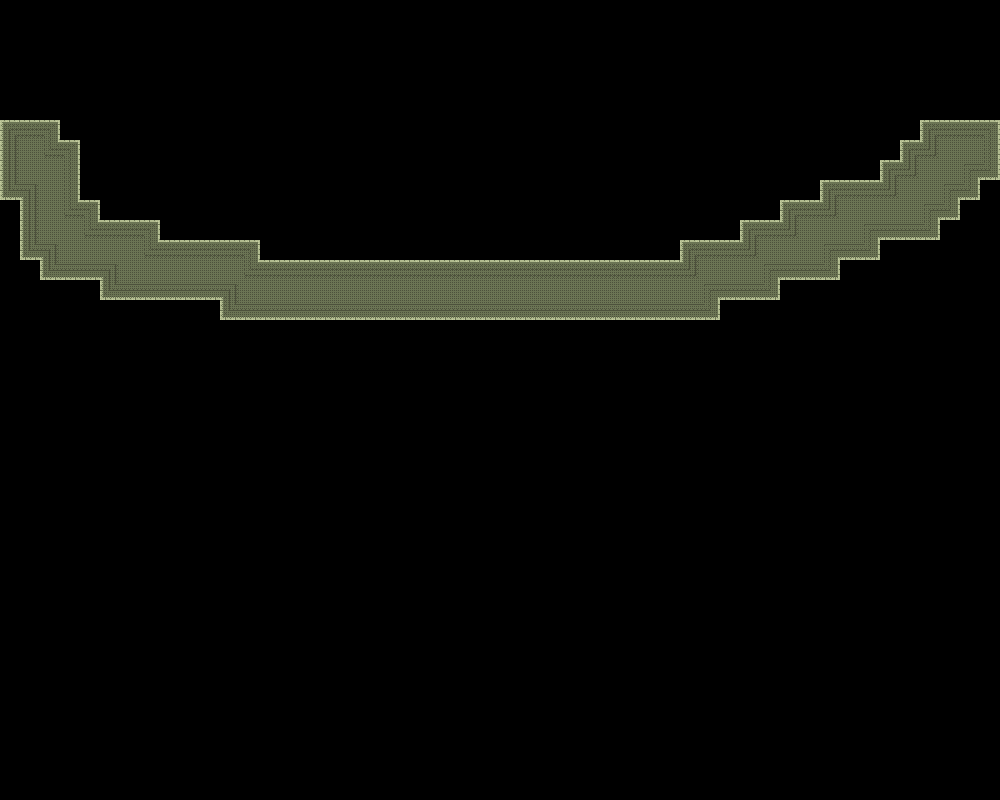

This is a level from a 2D game, rendered from its Tiled map with the project's own tilesets. A one-line summary and the complete map file follow:
An orthogonal 50x40 tile map with 20x20 px tiles, 1 tile layer (bg) and 1 object.

<map version="1.0" orientation="orthogonal" width="50" height="40" tilewidth="20" tileheight="20">
 <tileset firstgid="1" name="tiles_newyork" tilewidth="20" tileheight="20">
  <image source="../../../../../SuperLemonadeFactory1989Content/Lemonade/tiles_newyork.png" width="400" height="400" />
  <terraintypes>
   <terrain name="solid" tile="-1" />
  </terraintypes>
  <tile id="8" terrain=",,,0" />
  <tile id="9" terrain=",,0,0" />
  <tile id="10" terrain=",,0,0" />
  <tile id="11" terrain=",,0,0" />
  <tile id="12" terrain=",,0,0" />
  <tile id="13" terrain=",,0,0" />
  <tile id="14" terrain=",,0," />
  <tile id="15" terrain="0,0,0," />
  <tile id="16" terrain="0,0,,0" />
  <tile id="28" terrain=",0,,0" />
  <tile id="34" terrain="0,,0," />
  <tile id="35" terrain="0,,0,0" />
  <tile id="36" terrain=",0,0,0" />
  <tile id="48" terrain=",0,,0" />
  <tile id="54" terrain="0,,0," />
  <tile id="68" terrain=",0,,0" />
  <tile id="74" terrain="0,,0," />
  <tile id="88" terrain=",0,,0" />
  <tile id="94" terrain="0,,0," />
  <tile id="108" terrain=",0,,0" />
  <tile id="114" terrain="0,,0," />
  <tile id="128" terrain=",0,," />
  <tile id="129" terrain="0,0,," />
  <tile id="130" terrain="0,0,," />
  <tile id="131" terrain="0,0,," />
  <tile id="132" terrain="0,0,," />
  <tile id="133" terrain="0,0,," />
  <tile id="134" terrain="0,,," />
  <tile id="194" terrain="0,0,0,0" />
  <tile id="356">
   <properties>
    <property name="LargeCrate" value="" />
   </properties>
  </tile>
  <tile id="380">
   <properties>
    <property name="Andre" value="" />
   </properties>
  </tile>
  <tile id="381">
   <properties>
    <property name="Liselot" value="" />
   </properties>
  </tile>
  <tile id="382">
   <properties>
    <property name="Amsterdaam" value="" />
   </properties>
  </tile>
  <tile id="383">
   <properties>
    <property name="Worker" value="" />
   </properties>
  </tile>
  <tile id="384">
   <properties>
    <property name="Inspector" value="" />
   </properties>
  </tile>
  <tile id="385">
   <properties>
    <property name="Chef" value="" />
   </properties>
  </tile>
  <tile id="386">
   <properties>
    <property name="Exit" value="" />
   </properties>
  </tile>
  <tile id="387">
   <properties>
    <property name="Trampoline" value="" />
   </properties>
  </tile>
  <tile id="388">
   <properties>
    <property name="SmallCrate" value="" />
   </properties>
  </tile>
  <tile id="389">
   <properties>
    <property name="SugarBag" value="" />
   </properties>
  </tile>
 </tileset>
 <layer name="bg" width="50" height="40">
  <data encoding="csv">
0,0,0,0,0,0,0,0,0,0,0,0,0,0,0,0,0,0,0,0,0,0,0,0,0,0,0,0,0,0,0,0,0,0,0,0,0,0,0,0,0,0,0,0,0,0,0,0,0,0,
0,0,0,0,0,0,0,0,0,0,0,0,0,0,0,0,0,0,0,0,0,0,0,0,0,0,0,0,0,0,0,0,0,0,0,0,0,0,0,0,0,0,0,0,0,0,0,0,0,0,
0,0,0,0,0,0,0,0,0,0,0,0,0,0,0,0,0,0,0,0,0,0,0,0,0,0,0,0,0,0,0,0,0,0,0,0,0,0,0,0,0,0,0,0,0,0,0,0,0,0,
0,0,0,0,0,0,0,0,0,0,0,0,0,0,0,0,0,0,0,0,0,0,0,0,0,0,0,0,0,0,0,0,0,0,0,0,0,0,0,0,0,0,0,0,0,0,0,0,0,0,
0,0,0,0,0,0,0,0,0,0,0,0,0,0,0,0,0,0,0,0,0,0,0,0,0,0,0,0,0,0,0,0,0,0,0,0,0,0,0,0,0,0,0,0,0,0,0,0,0,0,
0,0,0,0,0,0,0,0,0,0,0,0,0,0,0,0,0,0,0,0,0,0,0,0,0,0,0,0,0,0,0,0,0,0,0,0,0,0,0,0,0,0,0,0,0,0,0,0,0,0,
9,10,15,0,0,0,0,0,0,0,0,0,0,0,0,0,0,0,0,0,0,0,0,0,0,0,0,0,0,0,0,0,0,0,0,0,0,0,0,0,0,0,0,0,0,0,9,12,14,15,
89,195,36,15,0,0,0,0,0,0,0,0,0,0,0,0,0,0,0,0,0,0,0,0,0,0,0,0,0,0,0,0,0,0,0,0,0,0,0,0,0,0,0,0,0,9,37,195,195,115,
29,195,195,95,0,0,0,0,0,0,0,0,0,0,0,0,0,0,0,0,0,0,0,0,0,0,0,0,0,0,0,0,0,0,0,0,0,0,0,0,0,0,0,0,9,37,195,195,16,135,
129,17,195,75,0,0,0,0,0,0,0,0,0,0,0,0,0,0,0,0,0,0,0,0,0,0,0,0,0,0,0,0,0,0,0,0,0,0,0,0,0,9,12,12,37,195,195,16,135,0,
0,89,195,36,15,0,0,0,0,0,0,0,0,0,0,0,0,0,0,0,0,0,0,0,0,0,0,0,0,0,0,0,0,0,0,0,0,0,0,9,14,37,195,195,195,195,16,135,0,0,
0,109,195,195,36,13,10,15,0,0,0,0,0,0,0,0,0,0,0,0,0,0,0,0,0,0,0,0,0,0,0,0,0,0,0,0,0,9,11,37,195,195,195,16,131,133,135,0,0,0,
0,129,17,195,195,195,195,36,11,11,13,10,15,0,0,0,0,0,0,0,0,0,0,0,0,0,0,0,0,0,0,0,0,0,9,12,10,37,195,195,195,16,131,135,0,0,0,0,0,0,
0,0,129,132,134,17,195,195,195,195,195,195,36,14,11,10,14,10,14,11,12,10,11,14,12,10,14,11,11,10,11,11,10,13,37,195,195,195,16,134,131,135,0,0,0,0,0,0,0,0,
0,0,0,0,0,129,130,134,130,133,134,17,195,195,195,195,195,195,195,195,195,195,195,195,195,195,195,195,195,195,195,195,195,195,195,16,131,132,135,0,0,0,0,0,0,0,0,0,0,0,
0,0,0,0,0,0,0,0,0,0,0,129,131,133,134,130,131,130,134,130,131,134,131,130,133,134,130,134,132,133,132,134,133,133,133,135,0,0,0,0,0,0,0,0,0,0,0,0,0,0,
0,0,0,0,0,0,0,0,0,0,0,0,0,0,0,0,0,0,0,0,0,0,0,0,0,0,0,0,0,0,0,0,0,0,0,0,0,0,0,0,0,0,0,0,0,0,0,0,0,0,
0,0,0,0,0,0,0,0,0,0,0,0,0,0,0,0,0,0,0,0,0,0,0,0,0,0,0,0,0,0,0,0,0,0,0,0,0,0,0,0,0,0,0,0,0,0,0,0,0,0,
0,0,0,0,0,0,0,0,0,0,0,0,0,0,0,0,0,0,0,0,0,0,0,0,0,0,0,0,0,0,0,0,0,0,0,0,0,0,0,0,0,0,0,0,0,0,0,0,0,0,
0,0,0,0,0,0,0,0,0,0,0,0,0,0,0,0,0,0,0,0,0,0,0,0,0,0,0,0,0,0,0,0,0,0,0,0,0,0,0,0,0,0,0,0,0,0,0,0,0,0,
0,0,0,0,0,0,0,0,0,0,0,0,0,0,0,0,0,0,0,0,0,0,0,0,0,0,0,0,0,0,0,0,0,0,0,0,0,0,0,0,0,0,0,0,0,0,0,0,0,0,
0,0,0,0,0,0,0,0,0,0,0,0,0,0,0,0,0,0,0,0,0,0,0,0,0,0,0,0,0,0,0,0,0,0,0,0,0,0,0,0,0,0,0,0,0,0,0,0,0,0,
0,0,0,0,0,0,0,0,0,0,0,0,0,0,0,0,0,0,0,0,0,0,0,0,0,0,0,0,0,0,0,0,0,0,0,0,0,0,0,0,0,0,0,0,0,0,0,0,0,0,
0,0,0,0,0,0,0,0,0,0,0,0,0,0,0,0,0,0,0,0,0,0,0,0,0,0,0,0,0,0,0,0,0,0,0,0,0,0,0,0,0,0,0,0,0,0,0,0,0,0,
0,0,0,0,0,0,0,0,0,0,0,0,0,0,0,0,0,0,0,0,0,0,0,0,0,0,0,0,0,0,0,0,0,0,0,0,0,0,0,0,0,0,0,0,0,0,0,0,0,0,
0,0,0,0,0,0,0,0,0,0,0,0,0,0,0,0,0,0,0,0,0,0,0,0,0,0,0,0,0,0,0,0,0,0,0,0,0,0,0,0,0,0,0,0,0,0,0,0,0,0,
0,0,0,0,0,0,0,0,0,0,0,0,0,0,0,0,0,0,0,0,0,0,0,0,0,0,0,0,0,0,0,0,0,0,0,0,0,0,0,0,0,0,0,0,0,0,0,0,0,0,
0,0,0,0,0,0,0,0,0,0,0,0,0,0,0,0,0,0,0,0,0,0,0,0,0,0,0,0,0,0,0,0,0,0,0,0,0,0,0,0,0,0,0,0,0,0,0,0,0,0,
0,0,0,0,0,0,0,0,0,0,0,0,0,0,0,0,0,0,0,0,0,0,0,0,0,0,0,0,0,0,0,0,0,0,0,0,0,0,0,0,0,0,0,0,0,0,0,0,0,0,
0,0,0,0,0,0,0,0,0,0,0,0,0,0,0,0,0,0,0,0,0,0,0,0,0,0,0,0,0,0,0,0,0,0,0,0,0,0,0,0,0,0,0,0,0,0,0,0,0,0,
0,0,0,0,0,0,0,0,0,0,0,0,0,0,0,0,0,0,0,0,0,0,0,0,0,0,0,0,0,0,0,0,0,0,0,0,0,0,0,0,0,0,0,0,0,0,0,0,0,0,
0,0,0,0,0,0,0,0,0,0,0,0,0,0,0,0,0,0,0,0,0,0,0,0,0,0,0,0,0,0,0,0,0,0,0,0,0,0,0,0,0,0,0,0,0,0,0,0,0,0,
0,0,0,0,0,0,0,0,0,0,0,0,0,0,0,0,0,0,0,0,0,0,0,0,0,0,0,0,0,0,0,0,0,0,0,0,0,0,0,0,0,0,0,0,0,0,0,0,0,0,
0,0,0,0,0,0,0,0,0,0,0,0,0,0,0,0,0,0,0,0,0,0,0,0,0,0,0,0,0,0,0,0,0,0,0,0,0,0,0,0,0,0,0,0,0,0,0,0,0,0,
0,0,0,0,0,0,0,0,0,0,0,0,0,0,0,0,0,0,0,0,0,0,0,0,0,0,0,0,0,0,0,0,0,0,0,0,0,0,0,0,0,0,0,0,0,0,0,0,0,0,
0,0,0,0,0,0,0,0,0,0,0,0,0,0,0,0,0,0,0,0,0,0,0,0,0,0,0,0,0,0,0,0,0,0,0,0,0,0,0,0,0,0,0,0,0,0,0,0,0,0,
0,0,0,0,0,0,0,0,0,0,0,0,0,0,0,0,0,0,0,0,0,0,0,0,0,0,0,0,0,0,0,0,0,0,0,0,0,0,0,0,0,0,0,0,0,0,0,0,0,0,
0,0,0,0,0,0,0,0,0,0,0,0,0,0,0,0,0,0,0,0,0,0,0,0,0,0,0,0,0,0,0,0,0,0,0,0,0,0,0,0,0,0,0,0,0,0,0,0,0,0,
0,0,0,0,0,0,0,0,0,0,0,0,0,0,0,0,0,0,0,0,0,0,0,0,0,0,0,0,0,0,0,0,0,0,0,0,0,0,0,0,0,0,0,0,0,0,0,0,0,0,
0,0,0,0,0,0,0,0,0,0,0,0,0,0,0,0,0,0,0,0,0,0,0,0,0,0,0,0,0,0,0,0,0,0,0,0,0,0,0,0,0,0,0,0,0,0,0,0,0,0
</data>
 </layer>
 <objectgroup name="boxes" width="50" height="40">
  <object x="140" y="580">
   <polyline points="0,0 460,0" />
  </object>
 </objectgroup>
</map>
